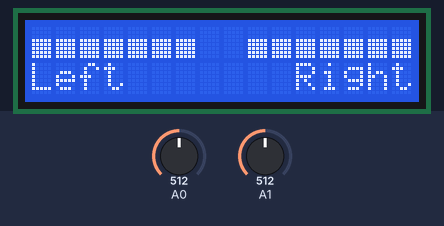
This sketch was run on a simulated Arduino Uno, built with avr-gcc and run on an emulated ATmega328P. Parts: 16×2 character LCD. The test bench sets the inputs (shaded band); at power-on: A0 = 512, A1 = 512.

Above: at 1.3 s.
1.4 s: A0 set to 649
At 2.0 s:
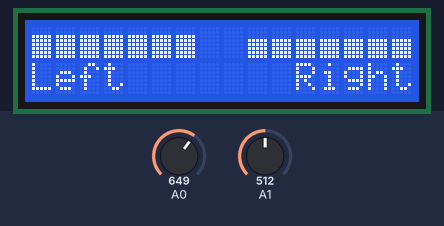
2.9 s: A1 set to 649
At 3.3 s:
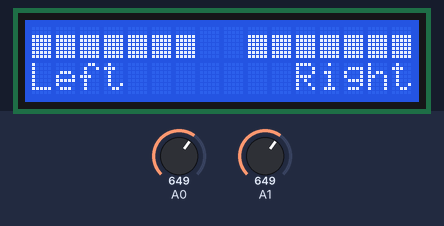
4.4 s: A0 set to 629
At 5.6 s:
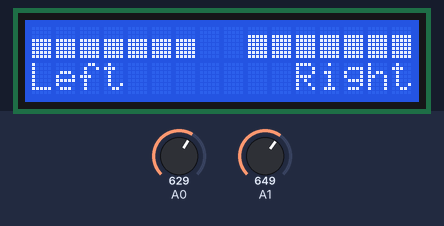
5.9 s: A1 set to 501
At 6.6 s:
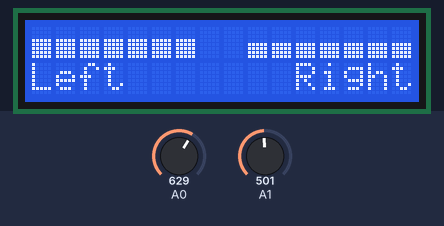
7.4 s: A0 set to 716
At 8.4 s:
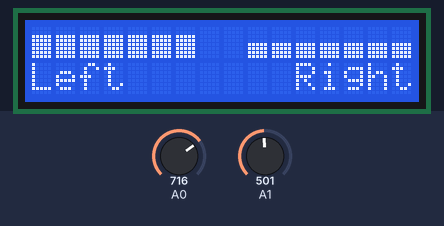
8.9 s: A1 set to 306
At 9.6 s:
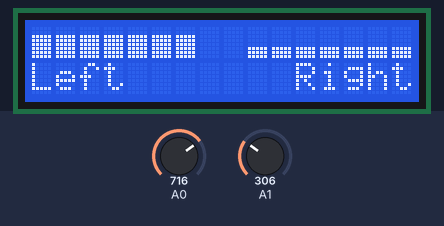
Timing chart, 0 to 11.4 s (numbered marks = the images above; inputs shaded):
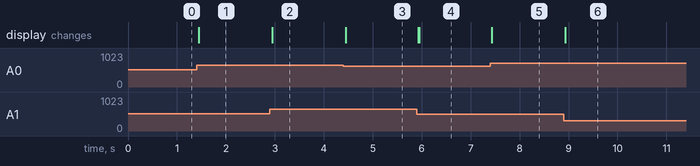

Measured:
- after the input at 1.4 s, the display: changes after 0.05 s (image 1)
- after the input at 2.9 s, the display: changes after 0.05 s (image 2)
- after the input at 4.4 s, the display: changes after 0.05 s (image 3)
- after the input at 5.9 s, the display: first changes at once (image 4 shows a later state)
- after the input at 7.4 s, the display: changes at once (image 5)
- after the input at 8.9 s, the display: changes at once (image 6)

The sketch:

I2C_VU_Meter_MSGEQ7.ino
```cpp
/*
** Simple spectrum analyzer for Arduino using MSGEQ7 and 16x2 I2C Character LCD
** This example uses F Malpartida's NewLiquidCrystal library. Obtain from:
** https://bitbucket.org/fmalpartida/new-liquidcrystal/downloads
** NOTE:
** Tested on Arduino Uno whose I2C pins are A4==SDA, A5==SCL
** Audio Input at A0, A1 Arduino Uno
** modified by zzeromin
*/
// Original code at Example 48.2 - tronixstuff.com/tutorials > chapter 48 - 30 Jan 2013
// MSGEQ7 spectrum analyser shield and I2C LCD from akafugu
// for akafugu I2C LCD

#include <Wire.h>
#include <LCD.h>
#include <LiquidCrystal_I2C.h>
#define I2C_ADDR    0x27 // <<----- Add your address here.  Find it from I2C Scanner
#define BACKLIGHT_PIN     3
#define En_pin  2
#define Rw_pin  1
#define Rs_pin  0
#define D4_pin  4
#define D5_pin  5
#define D6_pin  6
#define D7_pin  7
LiquidCrystal_I2C  lcd(I2C_ADDR, En_pin, Rw_pin, Rs_pin, D4_pin, D5_pin, D6_pin, D7_pin);

// create custom characters for LCD
byte level1[8] = { 0b00000, 0b00000, 0b00000, 0b00000, 0b00000, 0b00000, 0b00000, 0b11111};
byte level2[8] = { 0b00000, 0b00000, 0b00000, 0b00000, 0b00000, 0b00000, 0b11111, 0b11111};
byte level3[8] = { 0b00000, 0b00000, 0b00000, 0b00000, 0b00000, 0b11111, 0b11111, 0b11111};
byte level4[8] = { 0b00000, 0b00000, 0b00000, 0b00000, 0b11111, 0b11111, 0b11111, 0b11111};
byte level5[8] = { 0b00000, 0b00000, 0b00000, 0b11111, 0b11111, 0b11111, 0b11111, 0b11111};
byte level6[8] = { 0b00000, 0b00000, 0b11111, 0b11111, 0b11111, 0b11111, 0b11111, 0b11111};
byte level7[8] = { 0b00000, 0b11111, 0b11111, 0b11111, 0b11111, 0b11111, 0b11111, 0b11111};
byte level8[8] = { 0b11111, 0b11111, 0b11111, 0b11111, 0b11111, 0b11111, 0b11111, 0b11111};
int strobe = 4; // strobe pins on digital 4
int res = 5; // reset pins on digital 5
int left[7]; // store band values in these arrays
int right[7];
int band;

void setup()
{
  // setup LCD and custom characters
  lcd.begin(16, 2);
  // Switch on the backlight
  lcd.setBacklightPin(BACKLIGHT_PIN, POSITIVE);
  lcd.setBacklight(HIGH);

  lcd.clear();
  lcd.createChar(1, level1);
  lcd.createChar(2, level2);
  lcd.createChar(3, level3);
  lcd.createChar(4, level4);
  lcd.createChar(5, level5);
  lcd.createChar(6, level6);
  lcd.createChar(7, level7);
  lcd.createChar(8, level8);

  lcd.setCursor(0, 1);
  lcd.print("Left");
  lcd.setCursor(11, 1);
  lcd.print("Right");
  pinMode(res, OUTPUT); // reset
  pinMode(strobe, OUTPUT); // strobe
  digitalWrite(res, LOW); // reset low
  digitalWrite(strobe, HIGH); //pin 5 is RESET on the shield
}
void readMSGEQ7()
// Function to read 7 band equalizers
{
  digitalWrite(res, HIGH);
  digitalWrite(res, LOW);
  for ( band = 0; band < 7; band++ )
  {
    digitalWrite(strobe, LOW); // strobe pin on the shield - kicks the IC up to the next band
    delayMicroseconds(30); //
    left[band] = analogRead(0); // store left band reading
    right[band] = analogRead(1); // ... and the right
    digitalWrite(strobe, HIGH);
  }
}
void loop()
{
  readMSGEQ7();
  // display values of left channel on LCD
  for ( band = 0; band < 7; band++ )
  {
    lcd.setCursor(band, 0);
    if (left[band] >= 895) {
      lcd.write(8);
    } else if (left[band] >= 767) {
      lcd.write(7);
    } else if (left[band] >= 639) {
      lcd.write(6);
    } else if (left[band] >= 511) {
      lcd.write(5);
    } else if (left[band] >= 383) {
      lcd.write(4);
    } else if (left[band] >= 255) {
      lcd.write(3);
    } else if (left[band] >= 127) {
      lcd.write(2);
    } else if (left[band] >= 0) {
      lcd.write(1);
    }
  }

  // display values of right channel on LCD
  for ( band = 0; band < 7; band++ )
  {
    lcd.setCursor(band + 9, 0);
    if (right[band] >= 895) {
      lcd.write(8);
    } else if (right[band] >= 767) {
      lcd.write(7);
    } else if (right[band] >= 639) {
      lcd.write(6);
    } else if (right[band] >= 511) {
      lcd.write(5);
    } else if (right[band] >= 383) {
      lcd.write(4);
    } else if (right[band] >= 255) {
      lcd.write(3);
    } else if (right[band] >= 127) {
      lcd.write(2);
    } else if (right[band] >= 0) {
      lcd.write(1);
    }
  }
}
```
